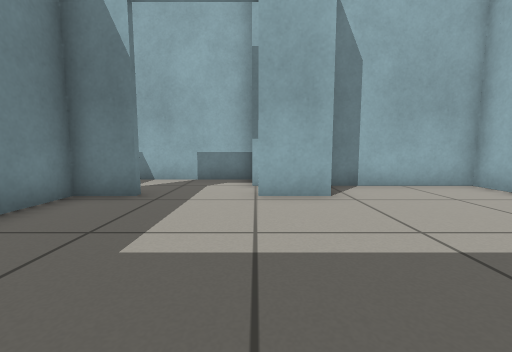
view 1 (above)

18 first-person views from a walk through a Gazebo world. The camera is 0.5 m above the floor, tilts 6° down and sees 90° across. The floor is counted in squares, 0.5 m on a side. Each view is taken from the middle of a square. On the plan, view 1 faces up. The plan holds only what a view shows up to about 11 squares ahead; the rest is blank.

view 2
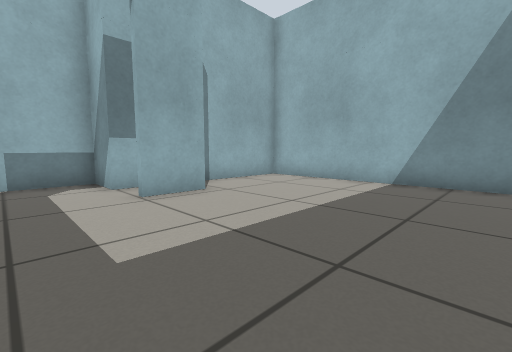

view 3
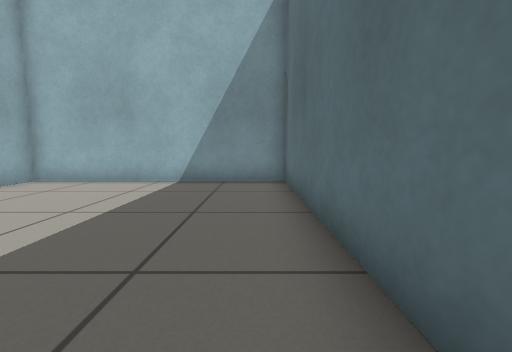

view 4
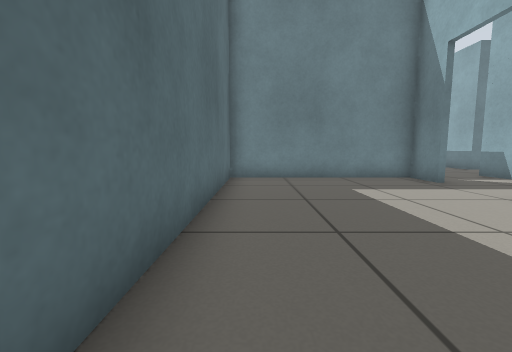

view 5
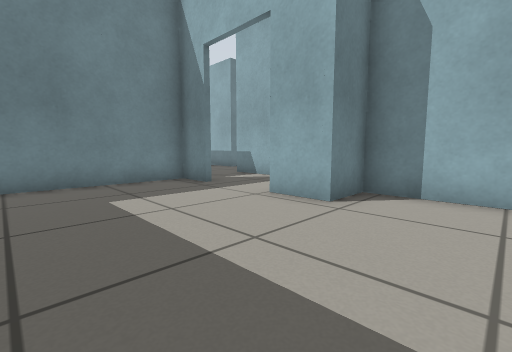

view 6
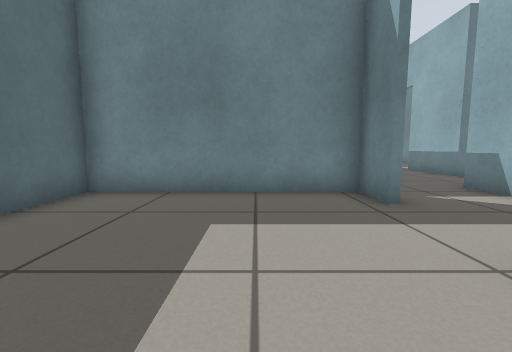

view 7
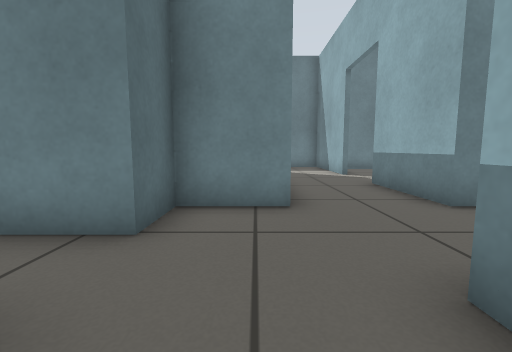

view 8
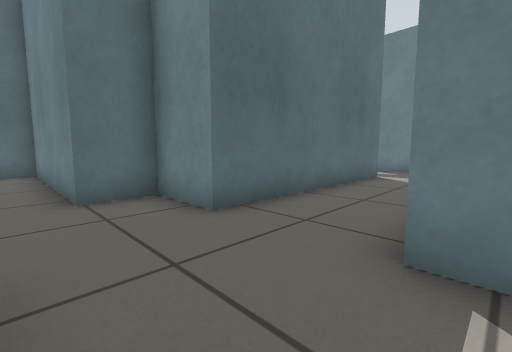

view 9
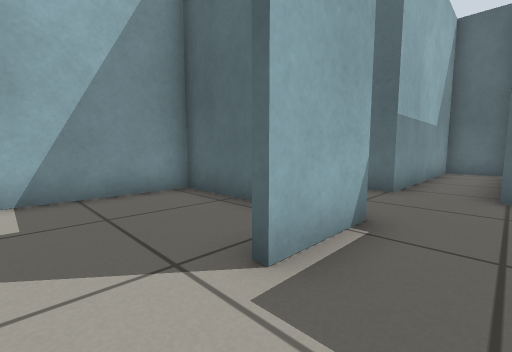

view 10
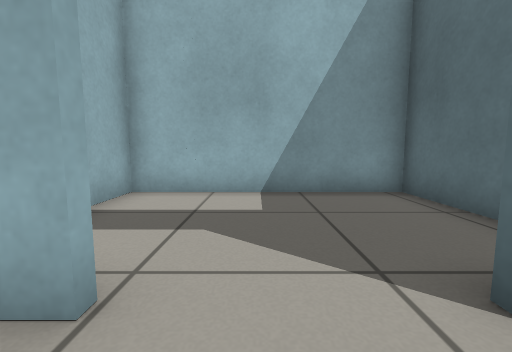

view 11
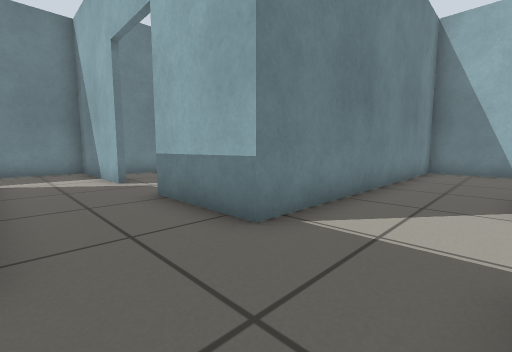

view 12
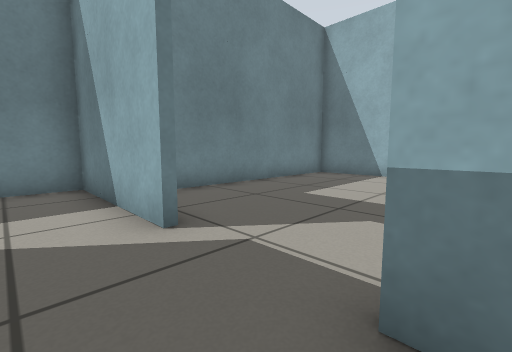

view 13
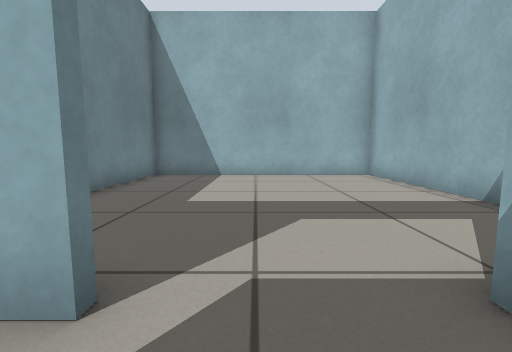

view 14
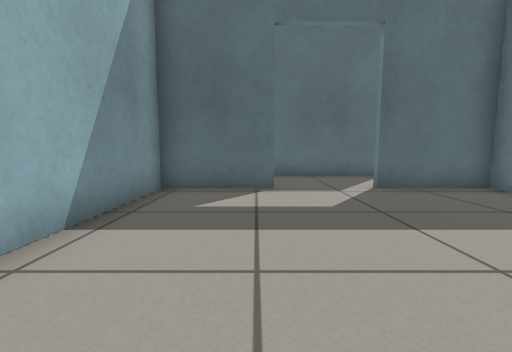

view 15
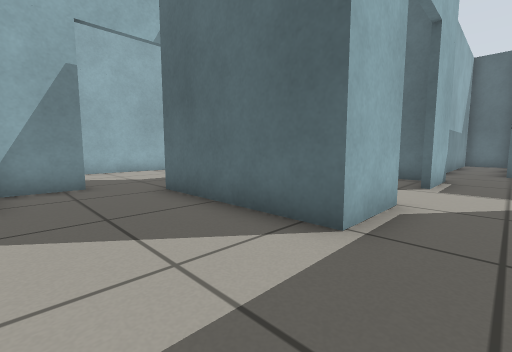

view 16
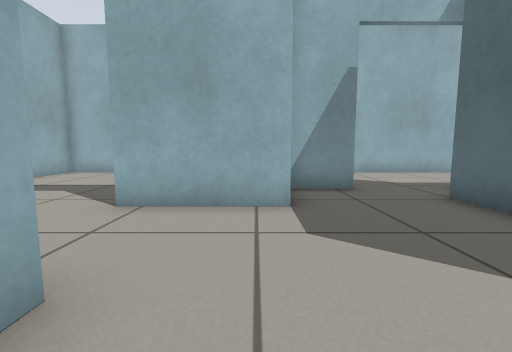

view 17
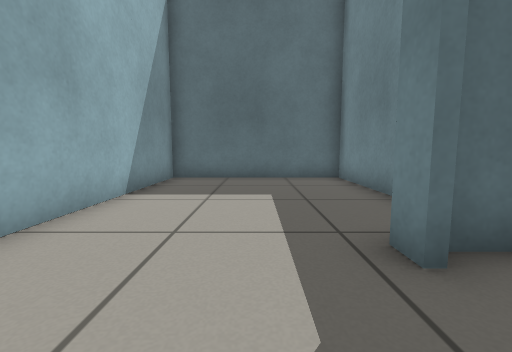

view 18
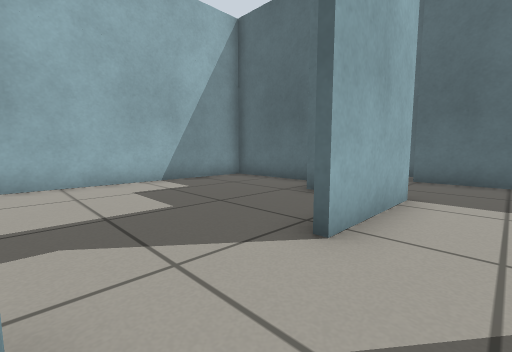

### Floor plan
Points are (right, up) in squares from view 1. A wall is a line through its corners. A room is listed if a view was taken in it or the views show most of it. See-through windows are left out.
Room 1 (views 1, 2, 3, 4, 5, 6)
walls: (-2.5, 5.4) (-3.9, 5.4) (-3.9, -1); (-3.9, -0.9) (5.9, -0.9) (5.9, 7.1); (6, 6.9) (1.6, 6.9) (1.6, 5.4) (0, 5.4)
ways out: opening at (-1.5, 5.5) to room 2
Room 2 (view 7)
walls: (-4.1, 5.6) (-3.5, 5.6); (0, 8.4) (-4.6, 8.4)
ways out: opening at (-1.5, 5.5) to room 1; opening at (-3.5, 7) to room 5
Room 3 (view 8)
walls: (-4.1, 8.6) (0, 8.6); (-0.1, 6.9) (-0.1, 14.9) (-1.6, 14.9)
ways out: opening at (-4.5, 11.5) to room 4
Room 4 (views 9, 10, 15, 16, 18)
walls: (-3.4, 20.4) (-7.4, 20.4) (-7.4, 10.4); (-0.6, 18.4) (-0.6, 21.5); (1.4, 16.5) (1.4, 18.1); (-4.6, 13) (-4.6, 15.1) (0.1, 15.1); (-4.6, 9.6) (-4.6, 10.5)
ways out: opening at (-4.5, 11.5) to room 3; opening at (-6, 10) to room 6; opening at (1, 16) to room 8; opening at (-0.5, 22.5)
Room 5 (view 11)
walls: (-7.4, 7.6) (-7.4, 5.6) (-5.9, 5.6) (-5.9, -0.9) (-3.9, -0.9); (-4.1, -1) (-4.1, 5.6)
ways out: opening at (-3.5, 7) to room 2; opening at (-6, 8) to room 6
Room 6 (views 12, 13)
walls: (-7.4, 10.4) (-10.5, 10.4); (-13, 10.4) (-14.5, 10.4); (-14.6, 7.6) (-7.4, 7.6); (-4.6, 8.4) (-4.6, 9.6)
ways out: opening at (-6, 10) to room 4; opening at (-6, 8) to room 5; opening at (-11.5, 10.5) to room 7; opening at (-14, 9)
Room 7 (view 14)
walls: (-10.5, 10.6) (-7.6, 10.6) (-7.6, 18.9) (-15.9, 18.9) (-15.9, 10.6) (-13, 10.6)
ways out: opening at (-11.5, 10.5) to room 6
Room 8 (view 17)
walls: (1.6, 14) (1.6, 13.4); (0.4, 13.6) (1.1, 13.6); (0.1, 10.6) (0.1, 7.1) (6, 7.1); (5.9, 7.1) (5.9, 15.8)
ways out: opening at (1, 16) to room 4

Where each view was taken, in squares from view 1:
view 1: 0 up, 0 right, facing up
view 2: 0 up, 2 left, facing up-right
view 3: 0 up, 2 left, facing right
view 4: 0 up, 5 right, facing left
view 5: 1 up, 4 right, facing up-left
view 6: 3 up, 2 right, facing left
view 7: 7 up, 3 left, facing left
view 8: 11 up, 5 left, facing down-left
view 9: 12 up, 6 left, facing down-right
view 10: 12 up, 6 left, facing right
view 11: 8 up, 5 left, facing up-left
view 12: 9 up, 10 left, facing up-left
view 13: 9 up, 12 left, facing up
view 14: 17 up, 10 left, facing down
view 15: 18 up, 6 left, facing down-right
view 16: 19 up, 5 left, facing right
view 17: 16 up, 3 right, facing down
view 18: 24 up, 2 left, facing down-right
